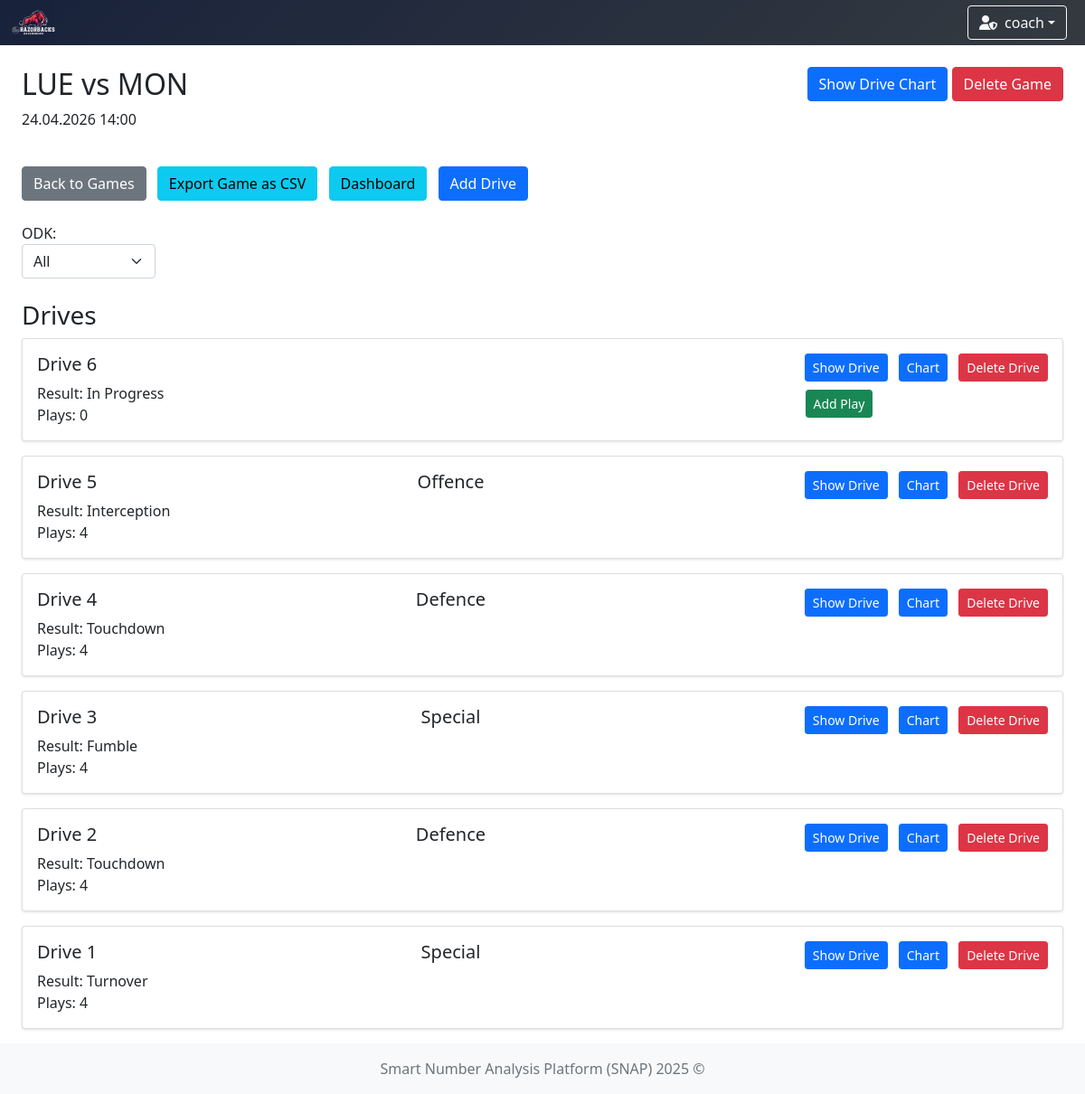
The page /games/3 (signed in) on the database as committed earlier.
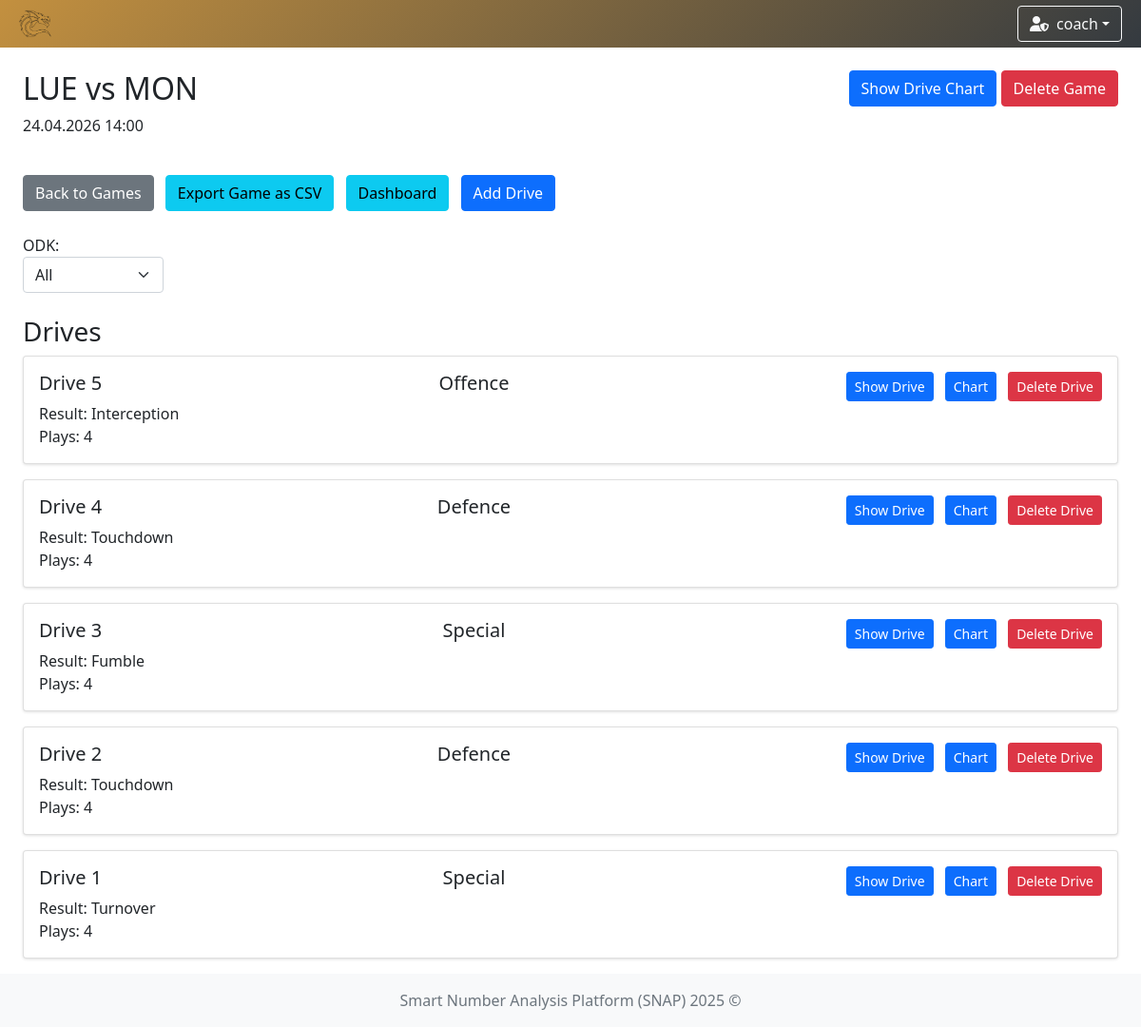
The same page on the database as committed later.
### app/models/team.py (models this page shows)
class TeamModel(db.Model):
    __tablename__ = 'teams'
    id = db.Column(db.Integer, primary_key=True)
    name = db.Column(db.String(100), nullable=False, unique=True)  # prevent duplicate team names
    icon = db.Column(db.String(300), nullable=False)  # longer path for future-proofing
    primary_color = db.Column(db.String(20), nullable=False)
    secondary_color = db.Column(db.String(20), nullable=False)

### app/models/user.py (models this page shows)
class UserModel(db.Model, UserMixin):
    __tablename__ = 'user'
    id = db.Column(db.Integer, primary_key=True)
    username = db.Column(db.String(80), unique=True, nullable=False)
    password = db.Column(db.String(120), nullable=False)
    role = db.Column(db.String(10), nullable=False, default='user')
    team_id = db.Column(db.Integer, db.ForeignKey('teams.id'))
    team = db.relationship('TeamModel', backref='users')

### app/models/game.py (models this page shows, shortened)
class GameModel(db.Model):
    __tablename__ = 'game'
    id: int = db.Column(db.Integer, primary_key=True)
    name: str = db.Column(db.String(100), nullable=False)
    date: datetime = db.Column(db.DateTime, nullable=False, index=True)
    time: str = db.Column(db.String(20), nullable=False)
    home_team_id: Optional[int] = db.Column(db.Integer, db.ForeignKey('teams.id'), nullable=True, index=True)
    away_team_id: Optional[int] = db.Column(db.Integer, db.ForeignKey('teams.id'), nullable=True, index=True)
    home_team = db.relationship('TeamModel', foreign_keys=[home_team_id], lazy=True)
    away_team = db.relationship('TeamModel', foreign_keys=[away_team_id], lazy=True)
    drives = db.relationship('DriveModel', backref='game', lazy=True, cascade='all, delete-orphan')
    @classmethod
    def get_by_id(cls, game_id: int) -> Optional['GameModel']:
        return cls.query.get_or_404(game_id)

### app/models/drive.py (models this page shows)
class DriveModel(db.Model):
    __tablename__ = 'drive'
    id = db.Column(db.Integer, primary_key=True)
    game_id = db.Column(db.Integer, db.ForeignKey('game.id'), nullable=False)
    result = db.Column(db.String(50))
    ended = db.Column(db.Boolean, default=False)
    plays = db.relationship('PlayModel', backref='drive', lazy=True, cascade='all, delete-orphan')

### app/controllers/game.py (the view)
    @login_required
    def game_detail(self, game_id: int) -> str:
        game = GameModel.get_by_id(game_id)
        for drive in game.drives:
            if len(drive.plays) > 0:
                print(drive.plays[0].odk)
        return render_template(template_name_or_list='game/game_detail.html', game=game)

### app/controllers/user.py (called while the page is built)
    @staticmethod
    def load_user(user_id):
        return UserModel.query.get(int(user_id))

### run.py (called while the page is built)
    def _inject_context(self) -> None:
        @self.app.context_processor
        def inject_teams() -> dict:
            try:
                teams = TeamModel.query.all()
                return dict(teams=teams)
            except Exception as e:
                print(f"[!] Error injecting teams: {str(e)} ({type(e).__name__})")
                return dict(teams=[])

### app/templates/game/game_detail.html (shortened to what this page needs)
{% extends "system/base.html" %}
{% block content %}
<div class="row mb-4">
    <div class="col">
        <h2>{{ game.name }}</h2>
        <p>{{ game.date.strftime('%d.%m.%Y') }} {{ game.time }}</p>
    </div>
    <div class="col text-end">
        <a href="{{ url_for('drive_chart', game_id=game.id) }}" class="btn btn-primary">Show Drive Chart</a>
        {% if current_user.role == 'admin' %}
        <form action="{{ url_for('delete_game', game_id=game.id) }}" method="POST" class="d-inline">
            <button type="submit" class="btn btn-danger"
                    onclick="return confirm('Are you sure you want to delete this game?')">Delete Game</button>
        </form>
        {% else %}
        <button class="btn btn-secondary" disabled>Delete Game</button>
        {% endif %}
    </div>
</div>
<div class="row mb-4">
    <div class="col">
        <form action="{{ url_for('add_drive', game_id=game.id) }}" method="POST">
            <a href="{{ url_for('game_options') }}" class="btn btn-secondary">Back to Games</a>
            <a href="{{ url_for('export_game', game_id=game.id) }}" class="btn btn-info">Export Game as CSV</a>
            <a href="{{ url_for('dashboard', game_id=game.id) }}" class="btn btn-info">Dashboard</a>
            <button type="submit" class="btn btn-primary">Add Drive</button>
        </form>
    </div>
</div>
			<div class="d-flex mb-3">
				<div class="me-3">
				<label for="Odk" >ODK:</label>
				<select name="Odk" id="Odk" class="form-select mb-2">
					<option value="" selected >All</option>
				</select>
        </div>
    </div>
<div class="row">
    <div class="col">
        <h3>Drives</h3>
		<div id=drive-wrapper>
			{%include 'game/partials/_drive_rows.html' %}
		</div>
    </div>
</div>
{% endblock %}

### app/templates/system/base.html (shortened to what this page needs)
<!DOCTYPE html>
<html lang="en">
<head>
    <link href="https://cdn.jsdelivr.net/npm/bootstrap@5.1.3/dist/css/bootstrap.min.css" rel="stylesheet"/>
    <link rel="stylesheet" href="https://cdn.jsdelivr.net/npm/bootstrap-icons@1.11.3/font/bootstrap-icons.css"/>
    <link rel="stylesheet" href="https://cdnjs.cloudflare.com/ajax/libs/font-awesome/6.5.0/css/all.min.css"/>
    <link href="https://cdn.jsdelivr.net/npm/select2@4.1.0-rc.0/dist/css/select2.min.css" rel="stylesheet"/>
    <link href="https://cdn.jsdelivr.net/npm/select2-bootstrap-5-theme@1.3.0/dist/select2-bootstrap-5-theme.min.css" rel="stylesheet"/>
    <link href="https://cdn.datatables.net/1.13.6/css/dataTables.bootstrap5.min.css" rel="stylesheet"/>
    <link rel="stylesheet" href="https://cdn.datatables.net/fixedcolumns/4.3.0/css/fixedColumns.bootstrap5.min.css"/>
    <link rel="stylesheet" href="{{ url_for('static', filename='styles.css') }}"/>
</head>
<body class="{% block body_class %}{% endblock %}">
{% if current_user.is_authenticated %}
    {% set ns = namespace(navbar_color='background: linear-gradient(135deg, #4b6cb7, #182848);', team_found=False) %}
    {% if current_user.team %}
        {% set ns.navbar_color = 'background: linear-gradient(135deg, ' ~ current_user.team.primary_color ~ ', #343a40);' %}
        {% set ns.team_found = True %}
    {% endif %}
    <nav class="navbar navbar-expand-lg navbar-dark" style="{{ ns.navbar_color }}">
        <div class="container-fluid position-relative">
            <a class="navbar-brand d-flex align-items-center" href="{{ url_for('index') }}">
                {% if current_user.team and ns.team_found %}
                    <img class="team-logo" src="{{ current_user.team.icon }}" alt="{{ current_user.team.name }} logo"/>
                {% else %}
                    <a href="{{ url_for('game_options') }}" class="btn btn-outline-light me-2" title="Home">
                        <i class="fas fa-home"></i>
                    </a>
                {% endif %}
            </a>
            <div class="ms-auto d-flex align-items-center">
                <div class="dropdown me-2">
                    <button class="btn btn-outline-light dropdown-toggle d-flex align-items-center" type="button"
                            id="userDropdown" data-bs-toggle="dropdown" aria-expanded="false">
                        {% if current_user.role == 'admin' %}
                            <i class="fas fa-user-shield me-2"></i>
                        {% else %}
                            <i class="fas fa-user me-2"></i>
                        {% endif %}
                        {{ current_user.username }}
                    </button>
                </div>
            </div>
        </div>
    </nav>
{% endif %}
<div class="content-wrapper">
    <div class="container-fluid mt-4 px-4">
        <div id="toast-container" class="toast-container position-fixed bottom-0 end-0 p-3" style="z-index: 1100;">
        </div>
        {% block content %}{% endblock %}
    </div>
</div>
<footer class="footer mt-auto py-3 bg-light">
    <div class="container text-center">
        <span class="text-muted">Smart Number Analysis Platform (SNAP) 2025 ©</span>
    </div>
</footer>
</body>
</html>

### app/templates/game/partials/_drive_rows.html
{% for drive in game.drives|sort(attribute='id', reverse=True) %}
    <div class="card mb-3">
        <div class="card-body">
            <div class="d-flex justify-content-between align-items-start">
                <h5 class="card-title">Drive {{ loop.revindex }}</h5>
                {% if drive.plays | length > 0 %}
                    {% if drive.plays[0].odk == "O" %}
                        <h5 class="card-title">Offence</h5>
                    {% elif drive.plays[0].odk == "D" %}
                        <h5 class="card-title">Defence</h5>
                    {% elif drive.plays[0].odk == "K" %}
                        <h5 class="card-title">Special</h5>
                    {% else %}
                        <h5 class="card-title">Unknown play type: {{ drive.plays[0].odk }}</h5>
                    {% endif %}
                {% endif %}
                <div>
                    <a href="{{ url_for('drive_detail', drive_id=drive.id) }}" class="btn btn-sm btn-primary">Show
                        Drive</a>
                    <a href="{{ url_for('drive_play_chart', game_id=game.id, drive_id=drive.id) }}"
                       class="btn btn-sm btn-primary" , style="margin-right: 0.5rem;">Chart</a>
                    {% if current_user.role == 'admin' %}
                        <form action="{{ url_for('delete_drive', drive_id=drive.id) }}" method="POST" class="d-inline">
                            <button type="submit" class="btn btn-sm btn-danger"
                                    onclick="return confirm('Are you sure you want to delete this drive?')">Delete Drive
                            </button>
                        </form>
                    {% else %}
                        <button class="btn btn-sm btn-secondary" disabled>Delete Drive</button>
                    {% endif %}
                </div>
            </div>
            <div class="d-flex justify-content-between align-items-center">
                <div class="card-text mb-0">
                    Result: {{ drive.result or 'In Progress' }}<br>
                    Plays: {{ drive.plays|length }}
                </div>
                {% if not drive.ended %}
                    <a href="{{ url_for('add_play', drive_id=drive.id) }}" class="btn btn-sm btn-success ms-auto"
                       style="margin-right: 12.1rem;">Add Play</a>
                {% endif %}
            </div>
        </div>
    </div>
{% else %}
    <div class="alert alert-secondary text-center" role="alert">
        <i class="bi bi-info-circle me-2"></i>
        No drives found for this filter.
    </div>
{% endfor %}

### app/static/styles.css (style rules this page uses)
.navbar { transition: background-color 0.5s ease; height: 50px; }
.team-logo { animation: fadeIn 0.5s ease, pulse 1s ease-in-out; width: 50px; height: auto; }
html, body { height: 100%; margin: 0; padding: 0; }
body { display: flex; flex-direction: column; min-height: 100vh; }
.content-wrapper { flex: 1 0 auto; }
.footer { flex-shrink: 0; background-color: #f8f9fa; padding: 1rem 0; margin-top: auto; }
.card { position: relative; z-index: 1; margin-bottom: 1rem; box-shadow: 0 1px 3px rgba(0,0,0,0.12); }
.btn + .btn { margin-left: 0.5rem; }

Rows that differ between the two databases and show on the page:
removed TeamModel: team.icon (picture)
removed DriveModel: result "In Progress", plays|length "0"
now on this page (row unchanged): TeamModel: team.icon (picture)
